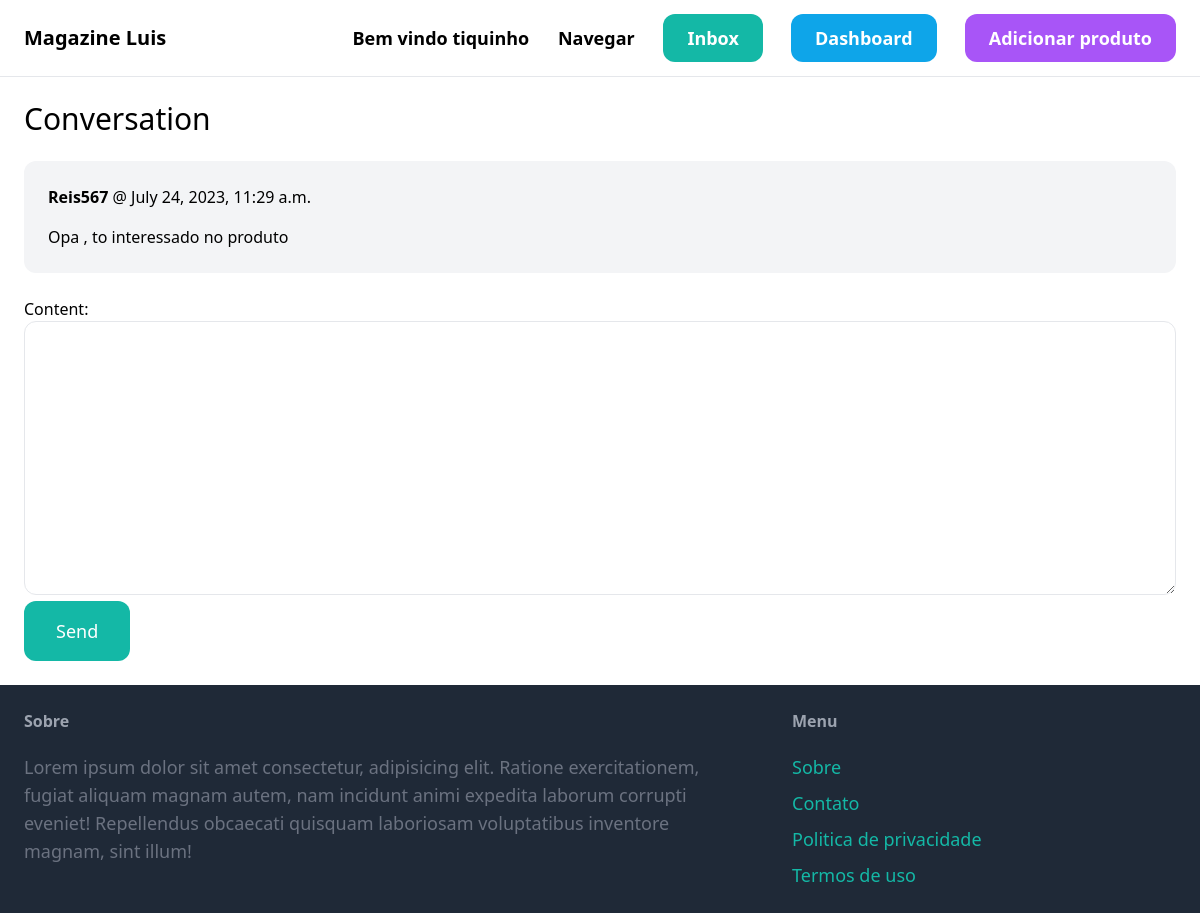
The page /inbox/1/ (signed in) on the database as committed earlier.
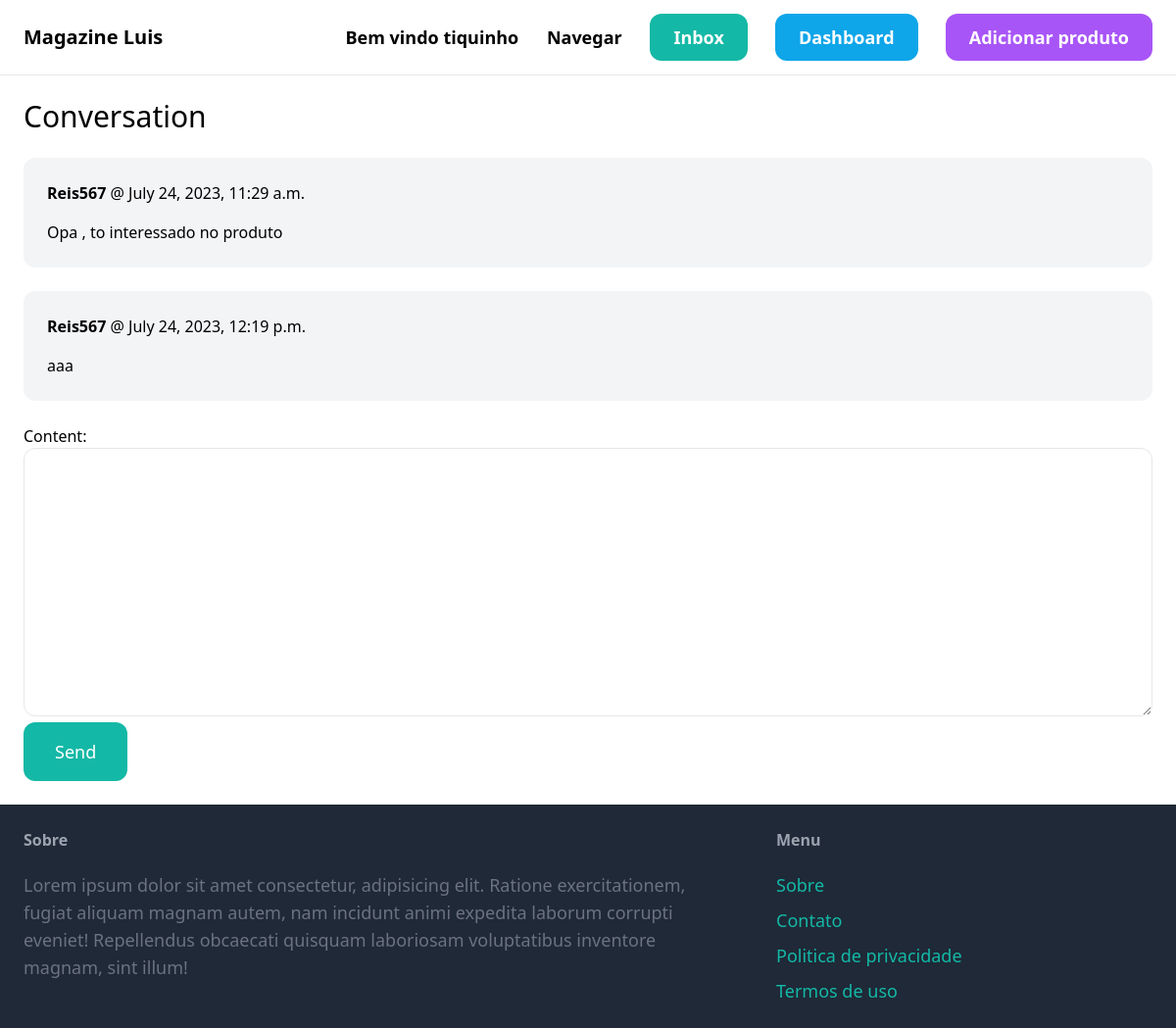
The same page on the database as committed later.
### conversation/models.py (models this page shows)
class ConversationMessage(models.Model):
    conversation = models.ForeignKey(Conversation, related_name='messages', on_delete=models.CASCADE)
    content = models.TextField()
    created_at = models.DateTimeField(auto_now_add=True)
    created_by = models.ForeignKey(User,related_name='created_messages', on_delete=models.CASCADE )

### conversation/views.py (the view)
# urls.py: path('<int:pk>/',views.detail,name='detail'),
@login_required
def detail(request,pk):
    conversation = Conversation.objects.filter(members__in=[request.user.id]).get(pk=pk)
    if request.method=='POST':
        form = ConversationMessageForm(request.POST)
        if form.is_valid():
            conversation_message = form.save(commit=False)
            conversation_message.conversation = conversation
            conversation_message.created_by = request.user
            conversation_message.save()
            conversation.save()
            return redirect('conversation:detail',pk=pk)
    else:
        form = ConversationMessageForm()
    return render(request,'conversation/detail.html',{
        'conversation':conversation,
        'form':form,
    })

### conversation/forms.py
class ConversationMessageForm(forms.ModelForm):
    class Meta:
        model = ConversationMessage
        fields = ('content',)
        widgets = {
            'content':forms.Textarea(attrs={
                'class':'w-full py-4 px-6 rounded-xl border'
            })
        }

### conversation/templates/conversation/detail.html (shortened to what this page needs)
{% extends 'core/base.html' %}
{% block content %}
<h1 class="mb-6 text-3xl ">
    Conversation
</h1>
<div class="space-y-6">
    {% for message in conversation.messages.all %}
            <div class="{% if message.created_by == request.user %} bg-blue-100 {% else %} bg-gray-100 {% endif %} p-6 flex rounded-xl">
                <div>
                    <p class="mb-4">
                        <strong>{{message.created_by.username}}</strong> @ {{message.created_at}}
                    </p>
                    <p>
                        {{message.content}}
                    </p>
                </div>
            </div>
    {% endfor %}
</div>
<form action="" method="post" class="mt-6">
    {{form.as_p}}
    <button class="py-4 px-8 text-lg text-white bg-teal-500 hover:bg-teal-700 rounded-xl transition easy-in-out duration-500">
        Send
    </button>
</form>
{% endblock content %}

Rows that differ between the two databases and show on the page:
added ConversationMessage: created_by.username "Reis567", created_at "July 24, 2023, 12:19 p.m.", content "aaa"
